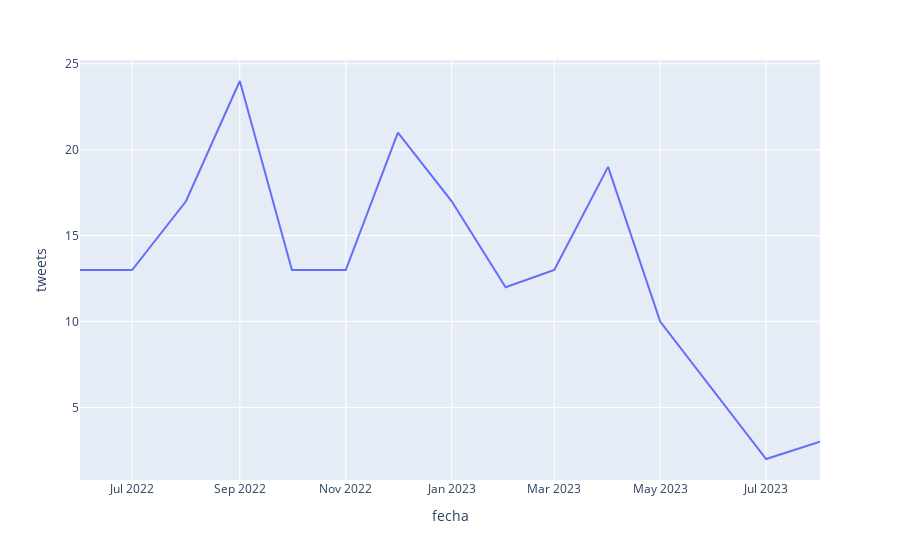

Notebook source saved alongside this figure:
### Code cell
# Convertir la columna 'fecha' a tipo string
ts_cleaned['fecha'] = ts_cleaned['fecha'].astype(str)

fig = px.line(ts_cleaned, x='fecha', y='tweets')
fig.write_html("history.html")
fig.show()

ts_cleaned.describe()

### Figure 1 — Plotly figure (JSON) as saved in the notebook; plotly's stock layout.template omitted (floating-point values rounded to 4 significant figures)
{"data": [{"hovertemplate": "fecha=%{x}<br>tweets=%{y}<extra></extra>", "legendgroup": "", "line": {"color": "#636efa", "dash": "solid"}, "marker": {"symbol": "circle"}, "mode": "lines", "name": "", "orientation": "v", "showlegend": false, "type": "scatter", "x": ["2022-06", "2022-07", "2022-08", "2022-09", "2022-10", "2022-11", "2022-12", "2023-01", "2023-02", "2023-03", "2023-04", "2023-05", "2023-07", "2023-08"], "xaxis": "x", "y": [13, 13, 17, 24, 13, 13, 21, 17, 12, 13, 19, 10, 2, 3], "yaxis": "y"}], "layout": {"legend": {"tracegroupgap": 0}, "margin": {"t": 60}, "xaxis": {"anchor": "y", "domain": [0, 1], "title": {"text": "fecha"}}, "yaxis": {"anchor": "x", "domain": [0, 1], "title": {"text": "tweets"}}}}
